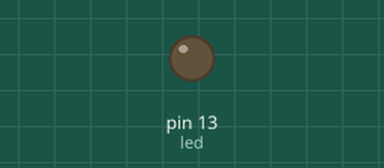
Simulated run of this sketch. Board: Arduino Uno, built with avr-gcc and run on an emulated ATmega328P. Parts: output pins drawn as LEDs (lit = HIGH).

Above: at 1.2 s.
At 2.9 s:
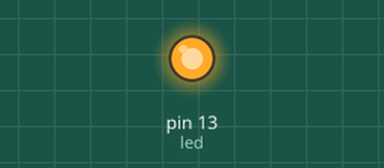
Timing chart, 0 to 7.7 s (numbered marks = the images above):
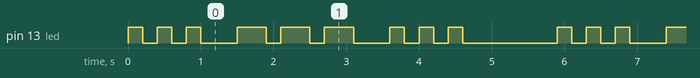

The sketch:

sketch_feb25b.ino
```cpp
//在大多数Arduino控制板上13号引脚都连接了一个标有"L"的LED灯
int led = 13;  //给13号引脚连接的设备起一个别名"led"

void setup() {
  pinMode(led, OUTPUT); //将"led"引脚设置为输出状态
}

void loop() {
  digitalWrite(led,  HIGH); //引脚输出高电平1,点亮LED
  delay(200);  //等待200s
  digitalWrite(led, LOW); //引脚输出低电平0,熄灭LED
  delay(200);  //等待200s
   digitalWrite(led,  HIGH); //引脚输出高电平1,点亮LED
  delay(200);  //等待200s
  digitalWrite(led, LOW); //引脚输出低电平0,熄灭LED
  delay(200);  //等待200s
   digitalWrite(led,  HIGH); //引脚输出高电平1,点亮LED
  delay(200);  //等待200s
  digitalWrite(led, LOW); //引脚输出低电平0,熄灭LED
  delay(500);  //等待500s
   digitalWrite(led,  HIGH); //引脚输出高电平1,点亮LED
  delay(400);  //等待400s
  digitalWrite(led, LOW); //引脚输出低电平0,熄灭LED
  delay(200);  //等待200s
  digitalWrite(led,  HIGH); //引脚输出高电平1,点亮LED
  delay(400);  //等待400s
  digitalWrite(led, LOW); //引脚输出低电平0,熄灭LED
  delay(200);  //等待200s
  digitalWrite(led,  HIGH); //引脚输出高电平1,点亮LED
  delay(400);  //等待400s
  digitalWrite(led, LOW); //引脚输出低电平0,熄灭LED
  delay(500);  //等待500s
  digitalWrite(led,  HIGH); //引脚输出高电平1,点亮LED
  delay(200);  //等待200s
  digitalWrite(led, LOW); //引脚输出低电平0,熄灭LED
  delay(200);  //等待200s
   digitalWrite(led,  HIGH); //引脚输出高电平1,点亮LED
  delay(200);  //等待200s
  digitalWrite(led, LOW); //引脚输出低电平0,熄灭LED
  delay(200);  //等待200s
  digitalWrite(led,  HIGH); //引脚输出高电平1,点亮LED
  delay(200);  //等待200s
  digitalWrite(led, LOW); //引脚输出低电平0,熄灭LED
  delay(1300);  //等待1300s
}
```

Measured:
- by itself, pin 13 (led): repeats every 5.9 s: 2 × (LOW 0.20 s, HIGH 0.20 s), LOW 0.50 s, 2 × (HIGH 0.40 s, LOW 0.20 s), HIGH 0.40 s, LOW 0.50 s, 2 × (HIGH 0.20 s, LOW 0.20 s), HIGH 0.20 s, LOW 1.3 s, HIGH 0.20 s
- by itself, everything shown: repeats every 5.9 s, in 18 steps
